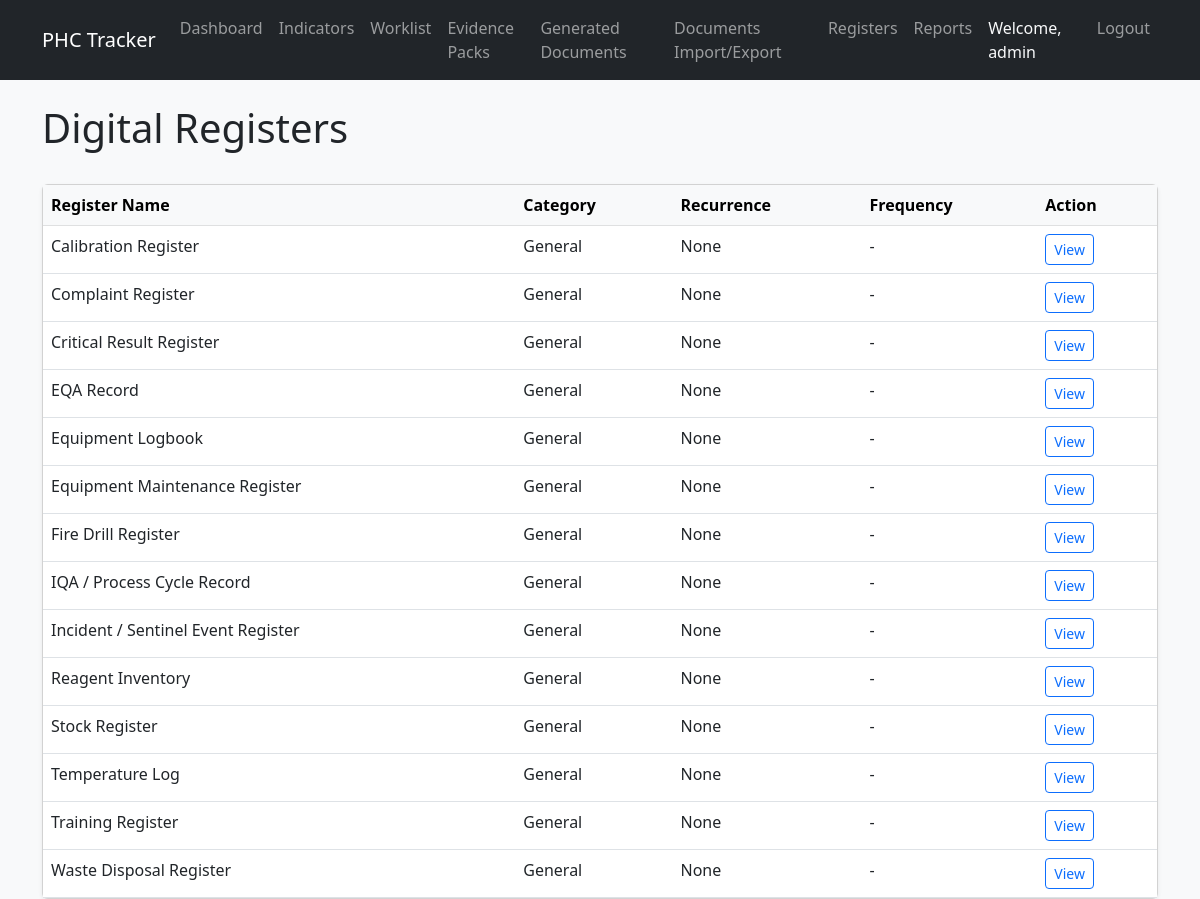
The page /registers/ (signed in) on the database its author committed.
### registers/models.py (models this page shows, shortened)
class RegisterDefinition(models.Model):
    name = models.CharField(max_length=255)
    category = models.CharField(max_length=100, blank=True, null=True)
    linked_evidence_requirements = models.ManyToManyField('evidence.EvidenceRequirement', blank=True, related_name='linked_registers')
    frequency = models.CharField(max_length=100, blank=True, null=True)
    recurrence_mode = models.CharField(max_length=50, choices=RecurrenceMode.choices, default=RecurrenceMode.NONE)
    fields_schema = models.JSONField(default=dict)
    printable = models.BooleanField(default=True)
    active = models.BooleanField(default=True)
    description = models.TextField(blank=True, null=True)
    created_at = models.DateTimeField(auto_now_add=True)
    updated_at = models.DateTimeField(auto_now=True)

### registers/views.py (the view)
# urls.py: path('', views.register_list, name='register_list'),
@login_required
def register_list(request):
    registers = RegisterDefinition.objects.filter(active=True).order_by('name')
    context = {'registers': registers}
    return render(request, 'registers/list.html', context)

### registers/templates/registers/list.html (shortened to what this page needs)
{% extends 'base.html' %}
{% block content %}
<div class="row mb-4">
    <div class="col-12 d-flex justify-content-between align-items-center">
        <h1>Digital Registers</h1>
    </div>
</div>
<div class="row">
    <div class="col-12">
        <div class="card">
            <div class="card-body p-0">
                <table class="table table-hover mb-0">
                    <thead class="table-light">
                        <tr>
                            <th>Register Name</th>
                            <th>Category</th>
                            <th>Recurrence</th>
                            <th>Frequency</th>
                            <th>Action</th>
                        </tr>
                    </thead>
                    <tbody>
                        {% for reg in registers %}
                        <tr>
                            <td>{{ reg.name }}</td>
                            <td>{{ reg.category|default:"-" }}</td>
                            <td>{{ reg.get_recurrence_mode_display }}</td>
                            <td>{{ reg.frequency|default:"-" }}</td>
                            <td>
                                <a href="{% url 'register_detail' reg.pk %}" class="btn btn-sm btn-outline-primary">View</a>
                            </td>
                        </tr>
                        {% empty %}
                        <tr>
                            <td colspan="5" class="text-center py-4">No registers found.</td>
                        </tr>
                        {% endfor %}
                    </tbody>
                </table>
            </div>
        </div>
    </div>
</div>
{% endblock %}

### templates/base.html (shortened to what this page needs)
<!DOCTYPE html>
<html lang="en">
<head>
    <link href="https://cdn.jsdelivr.net/npm/bootstrap@5.3.0/dist/css/bootstrap.min.css" rel="stylesheet">
    <link href="{% load static %}{% static 'css/style.css' %}" rel="stylesheet">
</head>
<body>
    <nav class="navbar navbar-expand-lg navbar-dark bg-dark">
        <div class="container">
            <a class="navbar-brand" href="/">PHC Tracker</a>
            <div class="collapse navbar-collapse" id="navbarNav">
                <ul class="navbar-nav me-auto">
                    <li class="nav-item">
                        <a class="nav-link" href="/">Dashboard</a>
                    </li>
                    <li class="nav-item">
                        <a class="nav-link" href="/indicators/">Indicators</a>
                    </li>
                    <li class="nav-item">
                        <a class="nav-link" href="{% url 'evidence_worklist' %}">Worklist</a>
                    </li>
                    <li class="nav-item">
                        <a class="nav-link" href="{% url 'batch_list' %}">Evidence Packs</a>
                    </li>
                    <li class="nav-item">
                        <a class="nav-link" href="{% url 'generated_document_list' %}">Generated Documents</a>
                    </li>
                    <li class="nav-item">
                        <a class="nav-link" href="{% url 'document_transfer_center' %}">Documents Import/Export</a>
                    </li>
                    <li class="nav-item">
                        <a class="nav-link" href="/registers/">Registers</a>
                    </li>
                    <li class="nav-item">
                        <a class="nav-link" href="/reports/">Reports</a>
                    </li>
                </ul>
                <ul class="navbar-nav">
                    {% if user.is_authenticated %}
                        <li class="nav-item">
                            <span class="nav-link text-light">Welcome, {{ user.username }}</span>
                        </li>
                        <li class="nav-item">
                            <form method="post" action="{% url 'logout' %}">
                                <button type="submit" class="btn btn-link nav-link">Logout</button>
                            </form>
                        </li>
                    {% else %}
                        <li class="nav-item">
                            <a class="nav-link" href="{% url 'login' %}">Login</a>
                        </li>
                    {% endif %}
                </ul>
            </div>
        </div>
    </nav>
    <div class="container mt-4">
        {% block content %}{% endblock %}
    </div>
</body>
</html>

### static/css/style.css (style rules this page uses)
body { background-color: #f8f9fa; }
.card { box-shadow: 0 0.125rem 0.25rem rgba(0, 0, 0, 0.075); }

### rows shown on the page
RegisterDefinition: name "Calibration Register", category "General", recurrence_mode "None", frequency "-"
RegisterDefinition: name "Complaint Register", category "General", recurrence_mode "None", frequency "-"
RegisterDefinition: name "Critical Result Register", category "General", recurrence_mode "None", frequency "-"
RegisterDefinition: name "EQA Record", category "General", recurrence_mode "None", frequency "-"
RegisterDefinition: name "Equipment Logbook", category "General", recurrence_mode "None", frequency "-"
RegisterDefinition: name "Equipment Maintenance Register", category "General", recurrence_mode "None", frequency "-"
RegisterDefinition: name "Fire Drill Register", category "General", recurrence_mode "None", frequency "-"
RegisterDefinition: name "IQA / Process Cycle Record", category "General", recurrence_mode "None", frequency "-"
RegisterDefinition: name "Incident / Sentinel Event Register", category "General", recurrence_mode "None", frequency "-"
RegisterDefinition: name "Reagent Inventory", category "General", recurrence_mode "None", frequency "-"
RegisterDefinition: name "Stock Register", category "General", recurrence_mode "None", frequency "-"
RegisterDefinition: name "Temperature Log", category "General", recurrence_mode "None", frequency "-"
RegisterDefinition: name "Training Register", category "General", recurrence_mode "None", frequency "-"
RegisterDefinition: name "Waste Disposal Register", category "General", recurrence_mode "None", frequency "-"

### other values the page prints
{{ user.username }} "admin"
